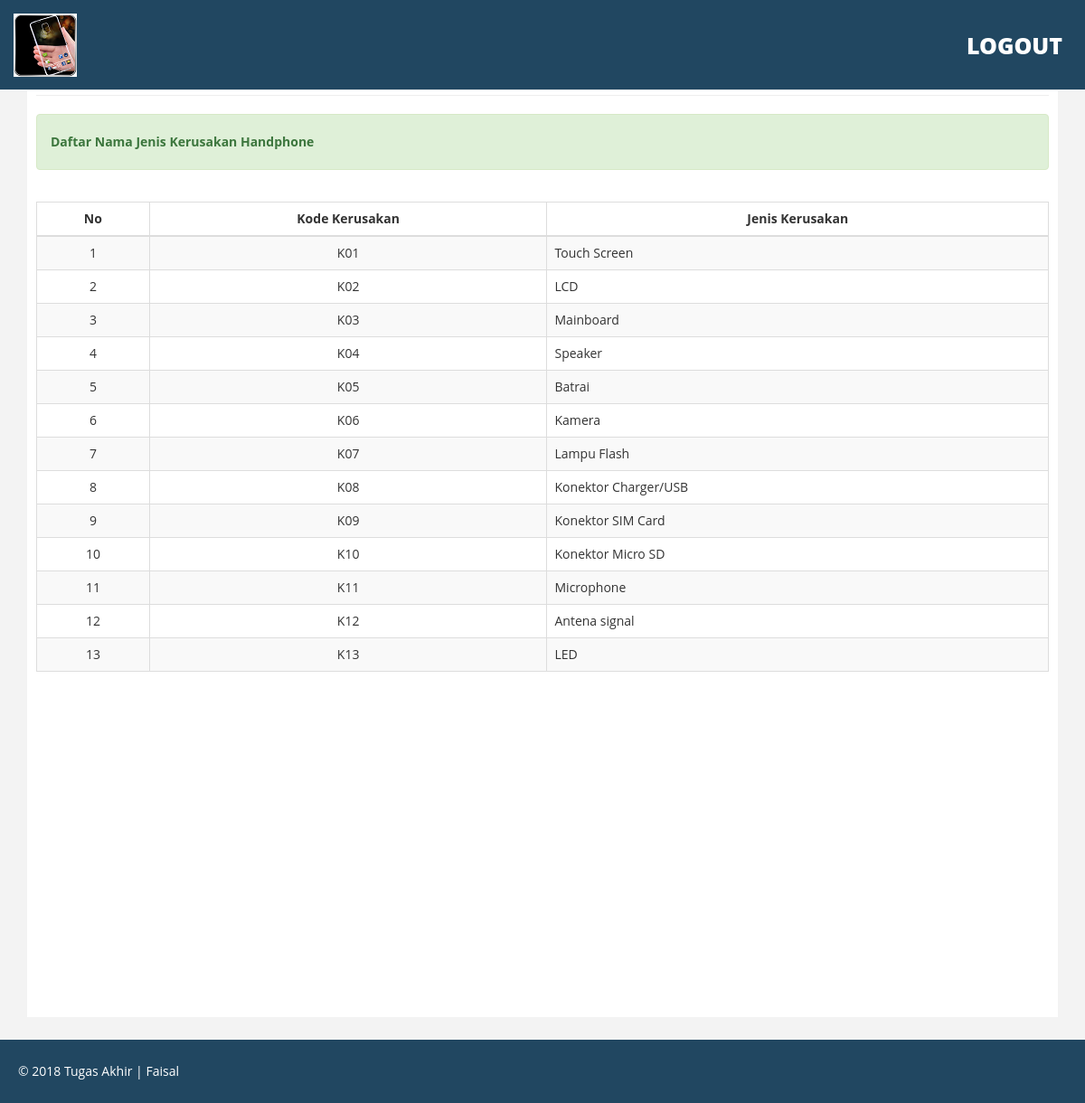
The page /index.php/admin_controller/lihat_jenis on the database its author committed.
### tables this page shows
CREATE TABLE IF NOT EXISTS `jenis_kerusakan` (
  `id` int(11) NOT NULL AUTO_INCREMENT,
  `nama` varchar(200) NOT NULL DEFAULT '0',
  `kode` varchar(5) NOT NULL DEFAULT '0',
  PRIMARY KEY (`id`),
  UNIQUE KEY `KODE` (`kode`)
);

### application/controllers/Admin_controller.php (called while the page is built, shortened)
<?php
class Admin_controller extends CI_Controller
{
    function __construct()
    {
        $this->load->model('Admin_model');
    }
    function lihat_jenis()
    {
        $data['gejala'] = $this->Admin_model->lihatJenisKerusakan();
        $data['footer'] = $this->load->view("admin/footer.php", '', TRUE);
        $data['header'] = $this->load->view("admin/header.php", '', TRUE);
        $this->load->view('admin/lihat_jenis', $data);
    }
}

### index.php (called while the page is built, shortened)
<?php
require_once BASEPATH.'core/CodeIgniter.php';

### application/models/Admin_model.php (called while the page is built, shortened)
<?php
class Admin_model extends CI_Model
{
    function lihatJenisKerusakan()
    {
        $this->db->from('jenis_kerusakan');
        $this->db->order_by('kode', 'asc');
        $query = $this->db->get();
        return $query->result_array();
    }
}

### application/views/admin/lihat_jenis.php (the view, shortened to what this page needs)
<!DOCTYPE html>
<html xmlns="http://www.w3.org/1999/xhtml">
<head>
	<link href="<?php echo base_url("assets/admin"); ?>/css/bootstrap.css" rel="stylesheet" />
	<link href="<?php echo base_url("assets/admin"); ?>/css/font-awesome.css" rel="stylesheet" />
	<link href="<?php echo base_url("assets/admin"); ?>/css/custom.css" rel="stylesheet" />
</head>
<body>
	<div id="wrapper">
		<?php echo $header;?>
		<div id="page-wrapper" >
			<div class="container">
				<div id="page-inner">
					<hr />
					<div class="row">
						<div class="col-lg-12">
							<div class="alert alert-success">
								<strong>Daftar Nama Jenis Kerusakan Handphone</strong>
							</div>
						</div>
					</div>
					<div class="row text-center pad-top">
						<div class="col-lg-12 col-md-12 col-sm-12 col-xs-6">
							<table class="table table-striped table-bordered">
								<thead>
									<tr>
										<th class="text-center">No</th>
										<th class="text-center">Kode Kerusakan</th>
										<th class="text-center">Jenis Kerusakan</th>
									</tr>
								</thead>
								<tbody>
									<?php foreach ($gejala as $key => $value): ?>
									<tr>
										<td class="text-center"><?php echo ($key+1) ?></td>
										<td class="text-center"><?php echo $value['kode']?></td>
										<td class="text-left"><?php echo $value['nama']?></td>
									</tr>
									<?php endforeach ?>
								</tbody>
							</table>
						</div>
					</div>
				</div>
			</div>
		</div>
	</div>
	<?php echo $footer;?>
</body>
</html>

### assets/admin/css/custom.css (style rules this page uses)
body { font-family: 'Open Sans', sans-serif; line-height:30px; }
#wrapper { width: 100%; margin-top:50px; }
#page-wrapper { padding: 15px 0px; min-height: 600px; background:#F3F3F3; }
#page-inner { width:100%; margin:10px 20px 10px 0px; background-color:#fff!important; padding:10px; min-height:1050px; }
.pad-top { padding-top:15px; }
@media (min-width:768px) { #page-wrapper { padding: 15px 0px; min-height: 1050px; } }

### rows shown on the page
jenis_kerusakan: kode "K01", nama "Touch Screen"
jenis_kerusakan: kode "K02", nama "LCD"
jenis_kerusakan: kode "K03", nama "Mainboard"
jenis_kerusakan: kode "K04", nama "Speaker"
jenis_kerusakan: kode "K05", nama "Batrai"
jenis_kerusakan: kode "K06", nama "Kamera"
jenis_kerusakan: kode "K07", nama "Lampu Flash"
jenis_kerusakan: kode "K08", nama "Konektor Charger/USB"
jenis_kerusakan: kode "K09", nama "Konektor SIM Card"
jenis_kerusakan: kode "K10", nama "Konektor Micro SD"
jenis_kerusakan: kode "K11", nama "Microphone"
jenis_kerusakan: kode "K12", nama "Antena signal"
jenis_kerusakan: kode "K13", nama "LED"
